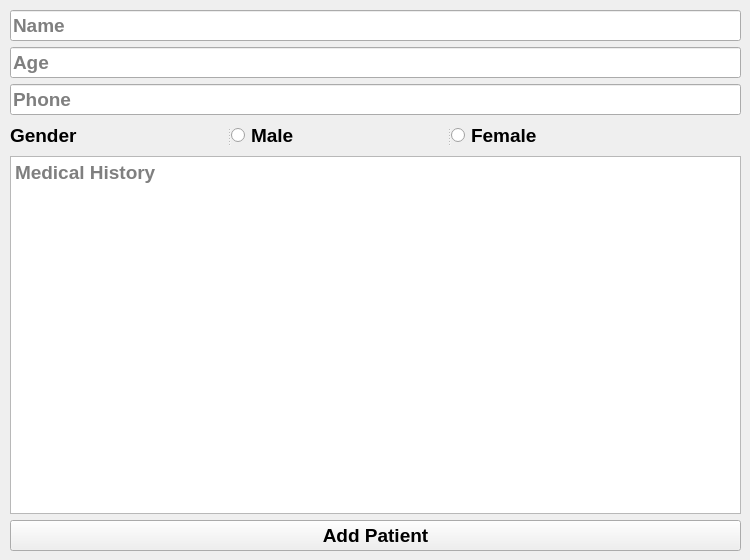
       <widget class="QWidget" name="addPatientTab">
        <attribute name="title">
         <string>Add</string>
        </attribute>
        <widget class="QWidget" name="layoutWidget">
         <property name="geometry">
          <rect>
           <x>10</x>
           <y>10</y>
           <width>731</width>
           <height>541</height>
          </rect>
         </property>
         <property name="font">
          <font>
           <family>Arial</family>
           <pointsize>14</pointsize>
           <weight>75</weight>
           <bold>true</bold>
          </font>
         </property>
         <layout class="QGridLayout" name="gridLayout_2">
          <item row="0" column="0">
           <layout class="QFormLayout" name="formLayout">
            <item row="0" column="0" colspan="2">
             <widget class="QLineEdit" name="patientName">
              <property name="font">
               <font>
                <family>Arial</family>
                <pointsize>14</pointsize>
                <weight>75</weight>
                <bold>true</bold>
               </font>
              </property>
              <property name="placeholderText">
               <string>Name</string>
              </property>
             </widget>
            </item>
            <item row="1" column="0" colspan="2">
             <widget class="QLineEdit" name="patientAge">
              <property name="font">
               <font>
                <family>Arial</family>
                <pointsize>14</pointsize>
                <weight>75</weight>
                <bold>true</bold>
               </font>
              </property>
              <property name="placeholderText">
               <string>Age</string>
              </property>
             </widget>
            </item>
            <item row="2" column="0" colspan="2">
             <widget class="QLineEdit" name="patientPhone">
              <property name="font">
               <font>
                <family>Arial</family>
                <pointsize>14</pointsize>
                <weight>75</weight>
                <bold>true</bold>
               </font>
              </property>
              <property name="placeholderText">
               <string>Phone</string>
              </property>
             </widget>
            </item>
           </layout>
          </item>
          <item row="1" column="0">
           <widget class="QSplitter" name="splitter_2">
            <property name="orientation">
             <enum>Qt::Horizontal</enum>
            </property>
            <widget class="QLabel" name="gender">
             <property name="font">
              <font>
               <family>Arial</family>
               <pointsize>14</pointsize>
               <weight>75</weight>
               <bold>true</bold>
              </font>
             </property>
             <property name="text">
              <string>Gender</string>
             </property>
            </widget>
            <widget class="QRadioButton" name="genderPM">
             <property name="font">
              <font>
               <family>Arial</family>
               <pointsize>14</pointsize>
               <weight>75</weight>
               <bold>true</bold>
              </font>
             </property>
             <property name="cursor">
              <cursorShape>PointingHandCursor</cursorShape>
             </property>
             <property name="text">
              <string>Male</string>
             </property>
            </widget>
            <widget class="QRadioButton" name="genderPF">
             <property name="font">
              <font>
               <family>Arial</family>
               <pointsize>14</pointsize>
               <weight>75</weight>
               <bold>true</bold>
              </font>
             </property>
             <property name="cursor">
              <cursorShape>PointingHandCursor</cursorShape>
             </property>
             <property name="text">
              <string>Female</string>
             </property>
            </widget>
           </widget>
          </item>
          <item row="2" column="0">
           <widget class="QTextEdit" name="medicalHistory">
            <property name="font">
             <font>
              <family>Arial</family>
              <pointsize>14</pointsize>
              <weight>75</weight>
              <bold>true</bold>
             </font>
            </property>
            <property name="placeholderText">
             <string>Medical History</string>
            </property>
           </widget>
          </item>
          <item row="3" column="0">
           <widget class="QPushButton" name="addPatient">
            <property name="cursor">
             <cursorShape>PointingHandCursor</cursorShape>
            </property>
            <property name="text">
             <string>Add Patient</string>
            </property>
           </widget>
          </item>
         </layout>
        </widget>
       </widget>
